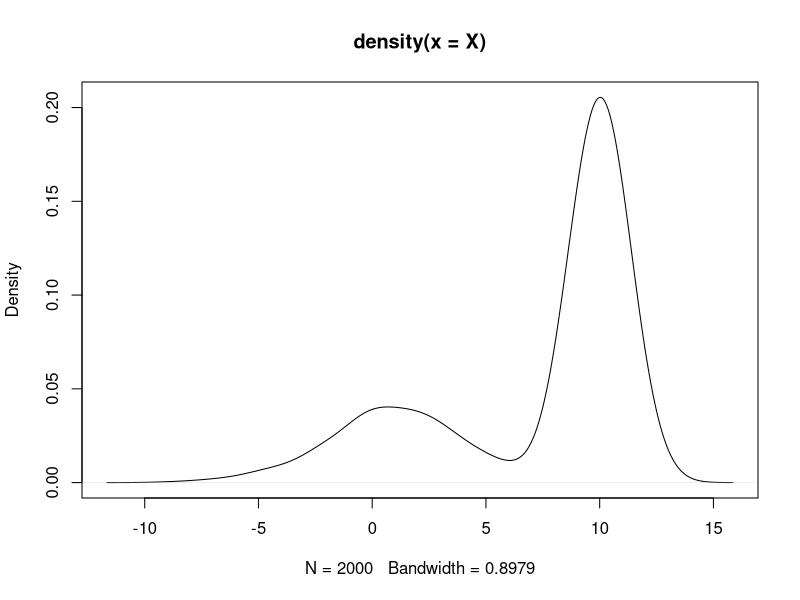

Source code (R): (Note: this script raises an error after producing the figure.)
###chapter 4书本代码###

####例1:椒花蛾####
moth<-function(p,n.obs){
  #p=(pc,pt) 等位基因的概率
  #n.obs=(nc,ni,nt) 可观测到的数据
  n<-sum(n.obs)
  nc<-n.obs[1] #黑色可观测数据
  ni<-n.obs[2] #中间可观测数据
  nt<-n.obs[3] #浅色可观测数据
  ntt<-nt #ntt是不可观测数据，nt为可观测数据，且ntt=nt
  
  cat(p,"\n") #cat函数用于打印字符串
  pct<-pit<-ptt<-rep(0,20) #不可观测等位基因的概率，先将其设置为0向量
  #进行EM迭代#
  pct[1]<-p[1]
  pit[1]<-p[2]
  ptt[1]<-1-p[1]-p[2]
  for(i in 2:20){#迭代次数
    
    pc.old<-pct[i-1]
    pi.old<-pit[i-1]
    pt.old<-ptt[i-1]
    #注：pc.pld,pi.old,pt.old为最初设定的值，同时为上一次迭代时的最大值点
    
    den<-pc.old^2+2*pc.old*pi.old+2*pc.old*pt.old
    
    #利用条件期望（参考ppt的p7）
    ##E步：计算期望值##
    ncc<-nc*pc.old^2/den #ncc.i-1
    nci<-2*nc*pc.old*pi.old/den #nci.i-1
    nii<-ni*pi.old^2/(pi.old^2+2*pi.old*pt.old) #nii.i-1
    nit<-2*ni*pi.old*pt.old/(pi.old^2+2*pi.old*pt.old) #nit.i-1
    nct<-2*nc*pc.old*pt.old/den #nct.i-1
    
    ##M步：关于theta的最大化##
    #利用迭代公式（参考ppt的p8）
    #Q(theta|theta.t)为在观测到X=x，以及在参数theta=theta.t的条件下完全数据的联合对数似然函数的期望
    #对该期望求导则可以得到以下迭代公式
    pct[i]<-(2*ncc+nci+nct)/(2*n)
    pit[i]<-(2*nii+nit+nci)/(2*n)
    ptt[i]<-(2*ntt+nct+nit)/(2*n)
    #注：pct[i],pit[i],ptt[i]为第i次迭代时的最大值点
  }
  return(list(pct=pct,pit=pit,ptt=ptt))
}

#导入数据
n.obs<-c(85,196,341)
p<-c(1/3,1/3) #假定p的初始值（EM算法的初始步骤都需要自己假定初值）
a<-moth(p,n.obs)
pct<-a$pct
pit<-a$pit
ptt<-a$ptt

rcc=sqrt((diff(pct)^2+diff(pit)^2)/(pct[-20]^2+pit[-20]^2))
rcc=c(0,rcc)

d1=(pct[-1]-pct[20])/(pct[-20]-pct[20])
d1=c(d1,0)
d2=(pit[-1]-pit[20])/(pit[-20]-pit[20])
d2=c(d2,0)

print(cbind(pct,pit,rcc,d1,d2)[1:9,],digits=5)
#############
#总结EM算法：
#（1）E步：计算Q(theta|theta.t)=E[L(theta|Y)|x,theta.t]
#（2）M步：关于theta的最大化Q(theta|theta.t)，并记theta.t+1表示此时的最大值点
#（3）返回到E步，直至收敛准则达到



####例2:Bayes后验众数####
theta=0.3
n<-50
x<-drop(rmultinom(1,n,c((2+theta)/4,(1-theta)/2,theta/4)))
a<-.01
b<-.01

th<-rep(0,20)
th[1]<-0.2
for(t in 2:20){
  num<-x[1]*th[t-1]/(2+th[t-1])+x[3]+a-1
  den<-x[1]*th[t-1]/(2+th[t-1])+x[2]+x[3]+a+b-2
  th[t]<-num/den
}
rcc<-sqrt((diff(th)^2+diff(th)^2)/(th[-20]^2+th[-20]^2))
print(cbind(th,c(0,rcc)),digits=5)
#############



####例3:混合分布中参数的估计问题####
set.seed(100)
N<-2000
n1<-rbinom(1,size=N,prob=0.3) #生成概率为0.3，数量为1，试验次数为N的服从二项分布的随机数
n2<-N-n1 #利用二项分布的性质可以知道n1+n2=N
X1<-rnorm(n1,1,3) #生成数量为n1，均值为1，方差为3的服从生态分布的随机数
X2<-rnorm(n2,10,1) #生成数量为n2，均值为10，方差为1的服从正态分布的随机数
X<-c(X1,X2)
X<-X[sample(1:N)] #利用[]算子，从X中获得自己想要的数据（从X中抽样N次）
plot(density(X))

#设定初始值
alpha10<-0.4
alpha20<-0.6
mu10<-1.2
sigma10<-3.1
mu20<-9.3
sigma20<-1.2
para<-c(alpha10,alpha20,mu10,sigma10,mu20,sigma20) #待估参数的初始值
tol<-1e-20 #用于判断终止条件的容忍限度
para.old<-para+1

for(j in 1:1000){
  #可以使用count计算EM算法总共进行了几次
  #count<-count+1
  vp10<-(para[1]*dnorm(X,para[3],para[4]))/(para[1]*dnorm(X,para[3],para[4])+para[2]*dnorm(X,para[5],para[6]))
  vp20<-(para[2]*dnrom(X,para[5],para[6]))/(para[1]*dnorm(X,para[3],para[4])+para[2]*dnorm(X,para[5],para[6]))
  #dnorm返回标准正态分布密度函数在某点处的函数值（即代入具体的自变量值，计算因变量的值）
  phi1<-sum(vp10)
  phi2<-sum(vp20)
  alpha11<-phi1/N
  alpha21<-phi2/N
  phix1<-sum(X*vp10)
  mu11<-phix1/phi1
  phix2<-sum(X*vp20)
  mu21<-sum((X-mu11)^2*vp10)
  phixmu1<-sum((X-mu11)^2*vp10)
  sigma11<-sqrt(phixmu1/phi1)
  phixmu2<-sum((X-mu21)^2*vp20)
  sigma21<-sqrt(phixmu2/phi2)
  
  para<-c(alpha11,alpha21,mu11,sigma11,mu21,sigma21)
  
  if(sqrt(sum((para-para.old)^2))/sqrt(sum(para.old^2))<tol) break 
  #终止条件，如果新参数与旧参数的相对值小于容忍限度时则结束
  #sqrt(sum((para-para.old)^2))与sqrt(sum(para.old^2))分别表示欧式范数
  para.old<-para #如果不满足终止条件，则继续EM算法，将新的参数值赋于para.old
}
print(list(estimate=para,iter=j,tol=tol))
#总结：（1）二项分布：在n次独立重复的Bernoulli试验中，设每次试验中事件A发生的概率为p，用X表示n重Bernoulli试验中事件A发生的次数
#      （2）rbinom(n,size,prob) n=观察的次数，size=试验次数，prob=每次试验成功的概率
#           从给定样本生成给定概率的所需数量的随机数
#      （3）dnorm 输入x轴上的数值，输出的是该点正态分布概率密度的函数值
#           eg:dnorm(z)：标准正态分布密度函数f(x)在x=z处的函数值

